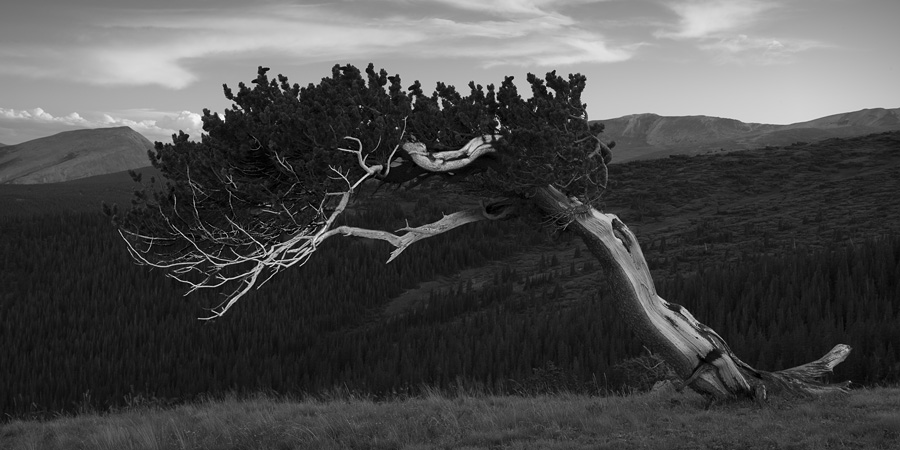
#> input picture images/tree.jpg, 900 x 450 px, found by its file name
$ python edge-detection.py
#> lines starting #> are read from the running program, lines starting #| are printed output that depends on the picture; after the words box and inside, x2 and y2 are one past the last pixel; in counts of white or black regions, pixels touching at a corner belong together
import cv2 as cv
import numpy as np
from matplotlib import pyplot as plt

cv.startWindowThread()

img = cv.imread('tree.jpg')
#> img is the input picture: shape (450, 900, 3); min 0, max 254, mean 74.8
edges = cv.Canny(img, 100, 200) # (image, lower pixel value, higher pixel value)
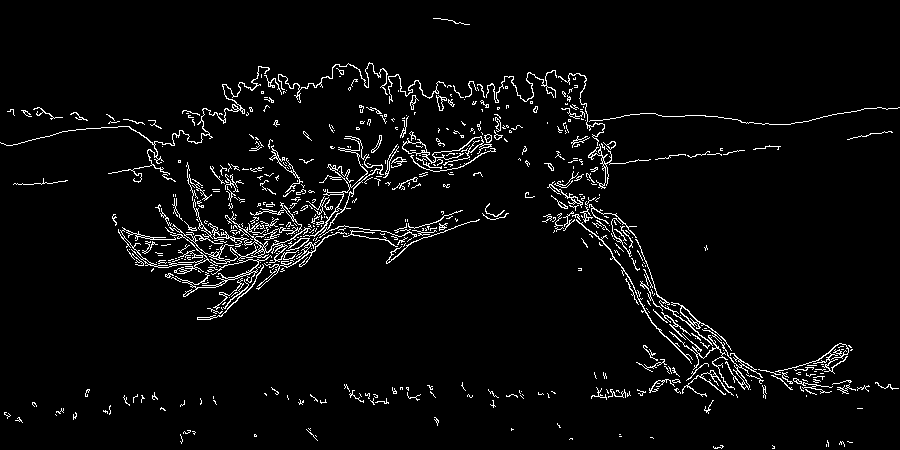
#> edges: shape (450, 900); 3.9% white in thin lines or dots

cv.imshow('', edges)
cv.waitKey()
cv.destroyAllWindows()

$ run again, with images/image20.bmp saved as images/tree.jpg
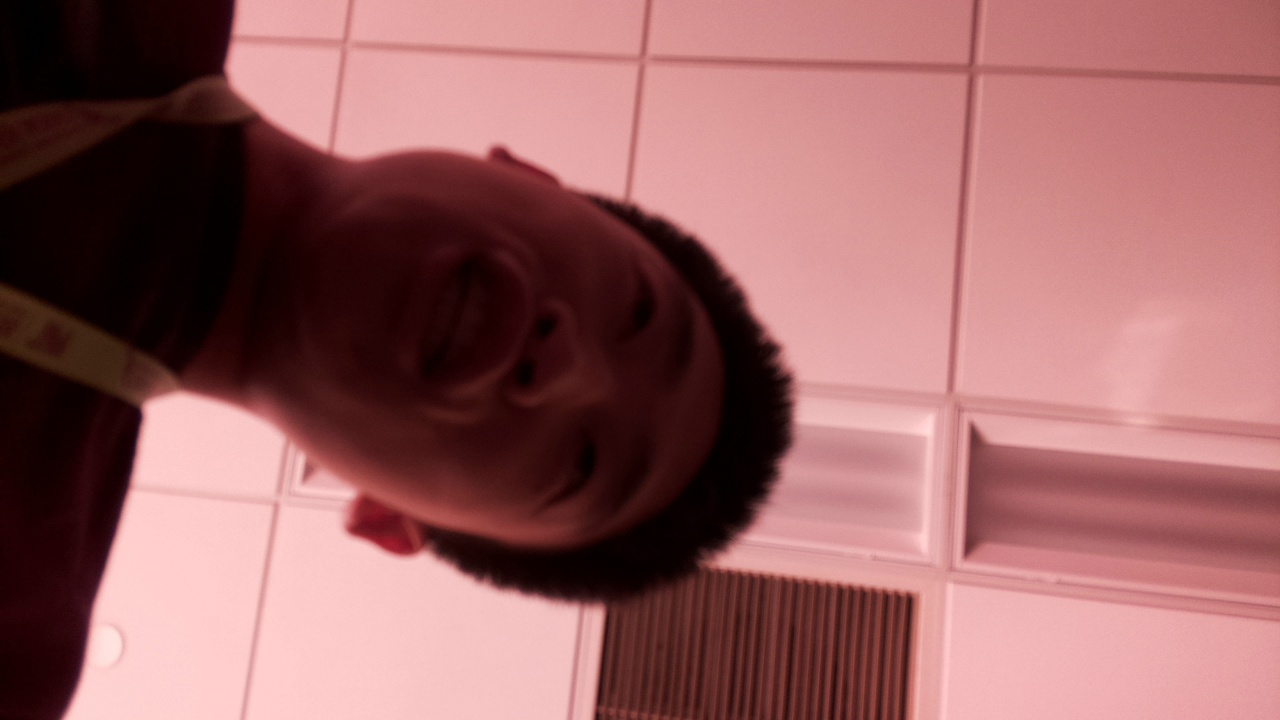
#> input picture images/image20.bmp, 1280 x 720 px, found by its file name
#> img is the input picture: shape (720, 1280, 3); mean B, G, R 99.5, 99.2, 152.3
#> `edges = cv.Canny(img, 100, 200)`:
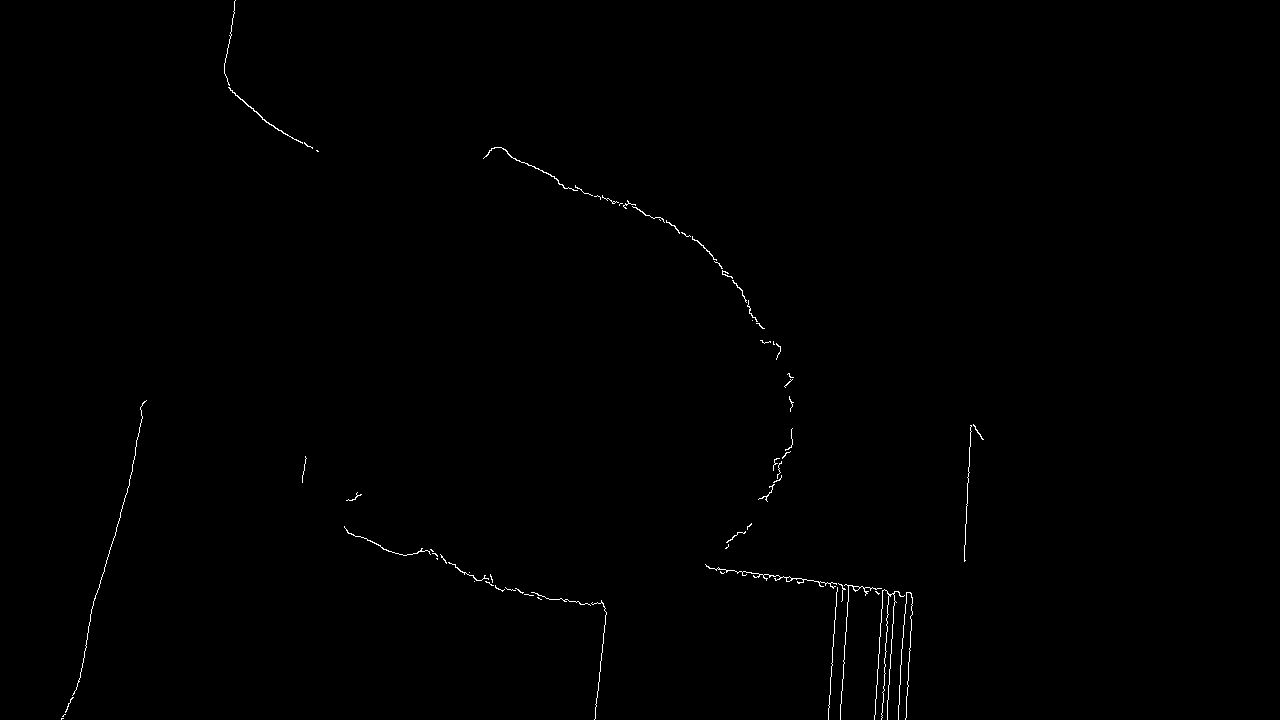
#> edges: shape (720, 1280); 0.36% white in thin lines or dots, all inside (x1, y1, x2, y2) = (61, 0, 984, 720)
